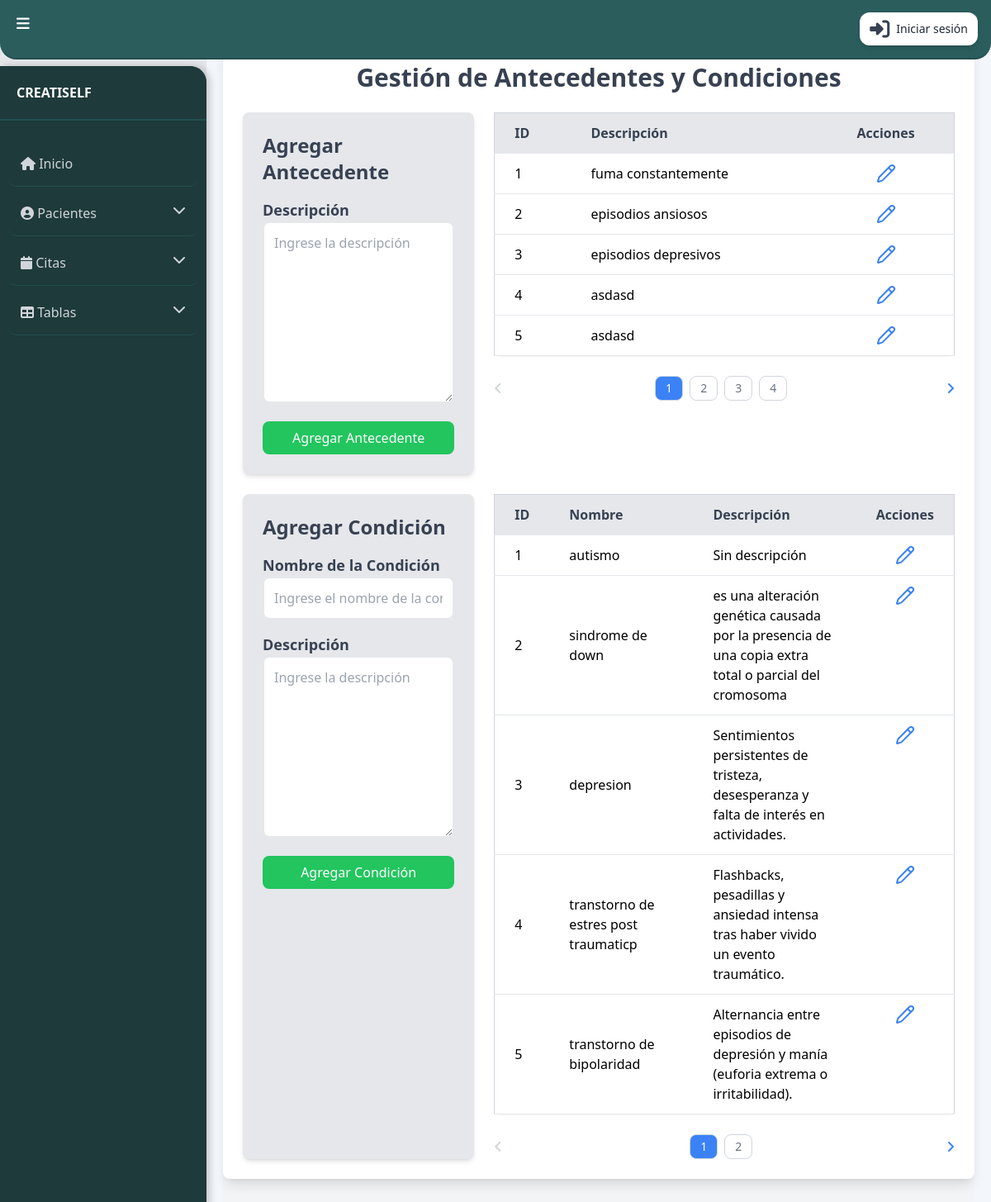
The page /pacientes/caracteristicas on the database its author committed.
### app/models.py (models this page shows, shortened)
class AntecedentesPersonales(models.Model):
    descripcion = models.TextField()

class Condicion(models.Model):
    nombre = models.CharField(max_length=100)
    descripcion = models.TextField(max_length=100, default="Sin descripción")

### app/views.py (the view)
# urls.py: path('pacientes/caracteristicas', caracteristicas, name='Caracteristicas'),
def caracteristicas(request):
    antecedentes = AntecedentesPersonales.objects.all()
    condiciones = Condicion.objects.all()
    paginator_antecedentes = Paginator(antecedentes, 5)  # 5 antecedentes por página
    page_number_antecedentes = request.GET.get('page_antecedentes')  # Obtener el número de página para antecedentes desde la URL
    page_obj_antecedentes = paginator_antecedentes.get_page(page_number_antecedentes)  # Obtener la página actual de antecedentes
    paginator_condiciones = Paginator(condiciones, 5)  # 5 condiciones por página
    page_number_condiciones = request.GET.get('page_condiciones')  # Obtener el número de página para condiciones desde la URL
    page_obj_condiciones = paginator_condiciones.get_page(page_number_condiciones)  # Obtener la página actual de condiciones
    if request.method == 'POST' and 'antecedente' in request.POST:
        form_antecedente = AntecedentesPersonalesForm(request.POST)
        if form_antecedente.is_valid():
            form_antecedente.save()
            return redirect('Caracteristicas')  # Asegúrate de que el nombre de la URL sea correcto
    else:
        form_antecedente = AntecedentesPersonalesForm()  # Form vacío para mostrar en el template
    if request.method == 'POST' and 'condicion' in request.POST:
        form_condicion = CondicionForm(request.POST)
        if form_condicion.is_valid():
            form_condicion.save()
            return redirect('Caracteristicas')  # Asegúrate de que el nombre de la URL sea correcto
    else:
        form_condicion = CondicionForm()  # Form vacío para mostrar en el template
    return render(request, 'paciente/caracteristicas.html', {
        'form_antecedente': form_antecedente,
        'form_condicion': form_condicion,  # Pasar el formulario de condiciones
        'page_obj_antecedentes': page_obj_antecedentes,  # Pasar solo el paginador de antecedentes
        'page_obj_condiciones': page_obj_condiciones,  # Pasar solo el paginador de condiciones
    })

### app/forms.py
class AntecedentesPersonalesForm(forms.ModelForm):
    class Meta:
        model = AntecedentesPersonales
        fields = '__all__'

class CondicionForm(forms.ModelForm):
    class Meta:
        model = Condicion
        fields = '__all__'

### app/templates/paciente/caracteristicas.html (shortened to what this page needs)
{% extends 'base.html' %}
{% block content %}
<div class="min-h-screen bg-gray-100 py-8">
    <div class="max-w-6xl mx-auto bg-white p-6 rounded-lg shadow-lg">
        <h1 class="text-3xl font-bold text-center text-gray-700 mb-6">Gestión de Antecedentes y Condiciones</h1>
        <div class="flex justify-between space-x-6">
            <div class="w-1/3 bg-gray-200 p-6 rounded-lg shadow-md">
                <h2 class="text-2xl font-semibold text-gray-700 mb-4">Agregar Antecedente</h2>
                <form method="POST" action="{% url 'Crear_antecedentes' %}" onsubmit="recargarPagina()">
                    <div class="mb-4">
                        <label for="descripcion" class="block text-lg font-semibold text-gray-700">Descripción</label>
                        <textarea id="descripcion" name="descripcion" rows="8" class="form-control w-full p-3 border-2 rounded-lg" placeholder="Ingrese la descripción"></textarea>
                    </div>
                    <button type="submit" name="antecedente" class="bg-green-500 text-white py-2 px-4 rounded-lg hover:bg-green-600 w-full">
                        Agregar Antecedente
                    </button>
                </form>
            </div>
            <div class="w-2/3">
                <div class="overflow-x-auto">
                    <table class="min-w-full bg-white border border-gray-300 rounded-lg shadow-sm">
                        <thead class="bg-gray-200 text-gray-700 text-left">
                            <tr>
                                <th class="py-3 px-6 border-b">ID</th>
                                <th class="py-3 px-6 border-b">Descripción</th>
                                <th class="py-3 px-6 border-b text-center">Acciones</th>
                            </tr>
                        </thead>
                        <tbody>
                            {% for antecedente in page_obj_antecedentes %}
                                <tr class="border-b hover:bg-gray-100">
                                    <td class="py-3 px-6">{{ antecedente.id }}</td>
                                    <td class="py-3 px-6">
                                        <div class="max-w-xs break-words">
                                            {{ antecedente.descripcion }}
                                        </div>
                                    </td>
                                    <td class="py-3 px-6 flex justify-center space-x-4">
                                        <button class="text-blue-500 hover:text-blue-700" onclick="openModalEditarAntecedente('{{ antecedente.id }}')">
                                            <i data-lucide="pencil" class="w-6 h-6"></i>
                                        </button>
                                    </td>
                                </tr>
                            {% empty %}
                                <tr>
                                    <td colspan="3" class="py-4 text-center text-gray-500">No hay antecedentes registrados.</td>
                                </tr>
                            {% endfor %}
                        </tbody>
                    </table>
                    <div class="flex justify-between items-center mt-6">
                        {% if page_obj_antecedentes.has_previous %}
                            <a href="?page_antecedentes={{ page_obj_antecedentes.previous_page_number }}" class="text-blue-500 hover:text-blue-700">
                                <i class="fas fa-angle-left"></i>
                            </a>
                        {% else %}
                            <span class="text-gray-300">
                                <i class="fas fa-angle-left"></i>
                            </span>
                        {% endif %}
                        <div class="flex items-center space-x-2">
                            {% for num in page_obj_antecedentes.paginator.page_range %}
                                <a href="?page_antecedentes={{ num }}" class="px-3 py-1 text-sm border border-gray-300 rounded-lg
                                    {% if page_obj_antecedentes.number == num %}
                                        bg-blue-500 text-white
                                    {% else %}
                                        text-gray-500
                                    {% endif %}">
                                    {{ num }}
                                </a>
                            {% endfor %}
                        </div>
                        {% if page_obj_antecedentes.has_next %}
                            <a href="?page_antecedentes={{ page_obj_antecedentes.next_page_number }}" class="text-blue-500 hover:text-blue-700 ml-2">
                                <i class="fas fa-angle-right"></i>
                            </a>
                        {% else %}
                            <span class="text-gray-300 ml-2">
                                <i class="fas fa-angle-right"></i>
                            </span>
                        {% endif %}
                    </div>
                </div>
            </div>
        </div>
        <div class="flex justify-between space-x-6 mt-6">
            <div class="w-1/3 bg-gray-200 p-6 rounded-lg shadow-md">
                <h2 class="text-2xl font-semibold text-gray-700 mb-4">Agregar Condición</h2>
                <form method="POST" action="{% url 'Crear_condicion' %}" onsubmit="recargarPagina()">
                    <div class="mb-4">
                        <label for="nombre" class="block text-lg font-semibold text-gray-700">Nombre de la Condición</label>
                        <input type="text" id="nombre" name="nombre" class="form-control w-full p-3 border-2 rounded-lg" placeholder="Ingrese el nombre de la condición">
                    </div>
                    <div class="mb-4">
                        <label for="descripcion" class="block text-lg font-semibold text-gray-700">Descripción</label>
                        <textarea id="descripcion" name="descripcion" rows="8" class="form-control w-full p-3 border-2 rounded-lg" placeholder="Ingrese la descripción"></textarea>
                    </div>
                    <button type="submit" name="condicion" class="bg-green-500 text-white py-2 px-4 rounded-lg hover:bg-green-600 w-full">
                        Agregar Condición
                    </button>
                </form>
            </div>
            <div class="w-2/3">
                <div class="overflow-x-auto">
                    <table class="min-w-full bg-white border border-gray-300 rounded-lg shadow-sm">
                        <thead class="bg-gray-200 text-gray-700 text-left">
                            <tr>
                                <th class="py-3 px-6 border-b">ID</th>
                                <th class="py-3 px-6 border-b">Nombre</th>
                                <th class="py-3 px-6 border-b">Descripción</th>
                                <th class="py-3 px-6 border-b">Acciones</th>
                            </tr>
                        </thead>
                        <tbody>
                            {% for condicion in page_obj_condiciones %}
                                <tr class="border-b hover:bg-gray-100">
                                    <td class="py-3 px-6">{{ condicion.id }}</td>
                                    <td class="py-3 px-6">{{ condicion.nombre }}</td>
                                    <td class="py-3 px-6">
                                        <div class="max-w-xs break-words">
                                            {{ condicion.descripcion }}
                                        </div>
                                    </td>
                                    <td class="py-3 px-6 flex justify-center space-x-4">
                                        <button class="text-blue-500 hover:text-blue-700" onclick="openModalEditarAntecedente('{{ antecedente.id }}')">
                                            <i data-lucide="pencil" class="w-6 h-6"></i>
                                        </button>
                                    </td>
                                </tr>
                            {% empty %}
                                <tr>
                                    <td colspan="3" class="py-4 text-center text-gray-500">No hay condiciones registradas.</td>
                                </tr>
                            {% endfor %}
                        </tbody>
                    </table>
                    <div class="flex justify-between items-center mt-6">
                        {% if page_obj_condiciones.has_previous %}
                            <a href="?page_condiciones={{ page_obj_condiciones.previous_page_number }}" class="text-blue-500 hover:text-blue-700">
                                <i class="fas fa-angle-left"></i>
                            </a>
                        {% else %}
                            <span class="text-gray-300">
                                <i class="fas fa-angle-left"></i>
                            </span>
                        {% endif %}
                        <div class="flex items-center space-x-2">
                            {% for num in page_obj_condiciones.paginator.page_range %}
                                <a href="?page_condiciones={{ num }}" class="px-3 py-1 text-sm border border-gray-300 rounded-lg
                                    {% if page_obj_condiciones.number == num %}
                                        bg-blue-500 text-white
                                    {% else %}
                                        text-gray-500
                                    {% endif %}">
                                    {{ num }}
                                </a>
                            {% endfor %}
                        </div>
                        {% if page_obj_condiciones.has_next %}
                            <a href="?page_condiciones={{ page_obj_condiciones.next_page_number }}" class="text-blue-500 hover:text-blue-700 ml-2">
                                <i class="fas fa-angle-right"></i>
                            </a>
                        {% else %}
                            <span class="text-gray-300 ml-2">
                                <i class="fas fa-angle-right"></i>
                            </span>
                        {% endif %}
                    </div>
                </div>
            </div>
        </div>
    </div>
</div>
{% endblock %}

### rows shown on the page
AntecedentesPersonales: id "1", descripcion "fuma constantemente"
AntecedentesPersonales: id "2", descripcion "episodios ansiosos"
AntecedentesPersonales: id "3", descripcion "episodios depresivos"
AntecedentesPersonales: id "4", descripcion "asdasd"
AntecedentesPersonales: id "5", descripcion "asdasd"
Condicion: id "1", nombre "autismo", descripcion "Sin descripción"
Condicion: id "2", nombre "sindrome de down", descripcion "es una alteración genética causada por la presencia de una copia extra total o parcial del cromosoma"
Condicion: id "3", nombre "depresion", descripcion "Sentimientos persistentes de tristeza, desesperanza y falta de interés en actividades."
Condicion: id "4", nombre "transtorno de estres post traumaticp", descripcion "Flashbacks, pesadillas y ansiedad intensa tras haber vivido un evento traumático."
Condicion: id "5", nombre "transtorno de bipolaridad", descripcion "Alternancia entre episodios de depresión y manía (euforia extrema o irritabilidad)."

### other values the page prints
{{ num }} "1" "2" "3" "4"
{{ num }} "1" "2"
